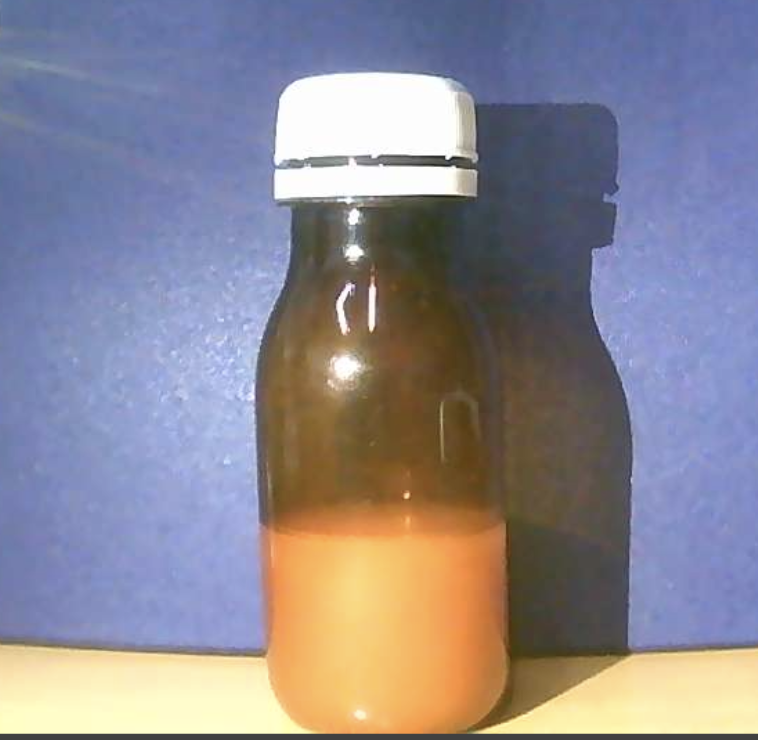
#> input picture images/proris_background.png, 758 x 740 px
$ python threshold_slider.py
#> lines starting #> are read from the running program, lines starting #| are printed output that depends on the picture; after the words box and inside, x2 and y2 are one past the last pixel; in counts of white or black regions, pixels touching at a corner belong together
import cv2

def Tracking(x):
    pass

cv2.namedWindow('Threshold Control')
cv2.createTrackbar('Min', 'Threshold Control', 0, 255, Tracking)

img = cv2.imread("../images/proris_background.png")
#> img is the input picture: shape (740, 758, 3); mean B, G, R 146.7, 135.9, 139.7
img_gray = cv2.cvtColor(img, cv2.COLOR_BGR2GRAY)
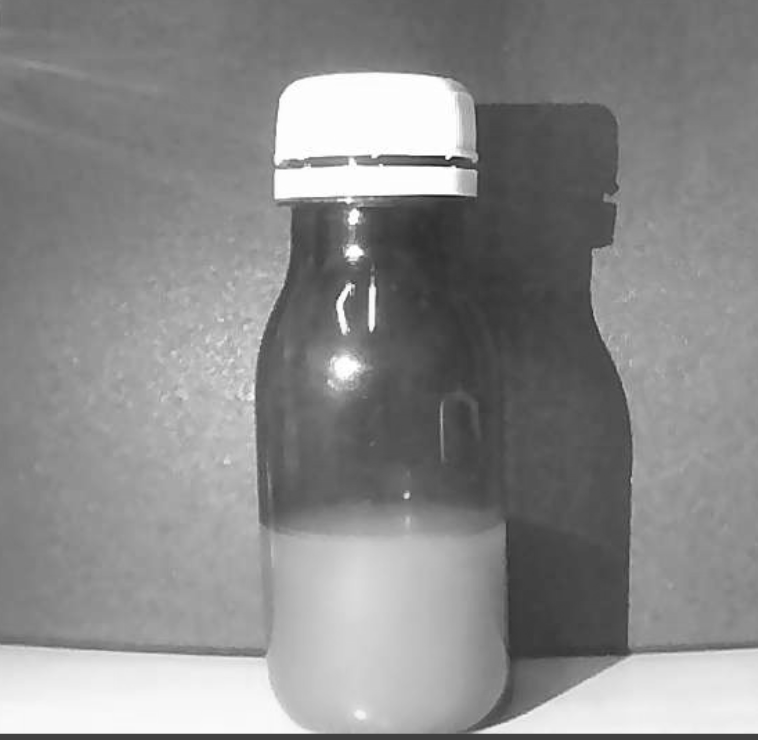
#> img_gray: shape (740, 758); min 26, max 255, mean 138.2

while True:

    thrs_min = cv2.getTrackbarPos('Min', 'Threshold Control')
    ret, thresh = cv2.threshold(img_gray, thrs_min, 255, cv2.THRESH_OTSU)
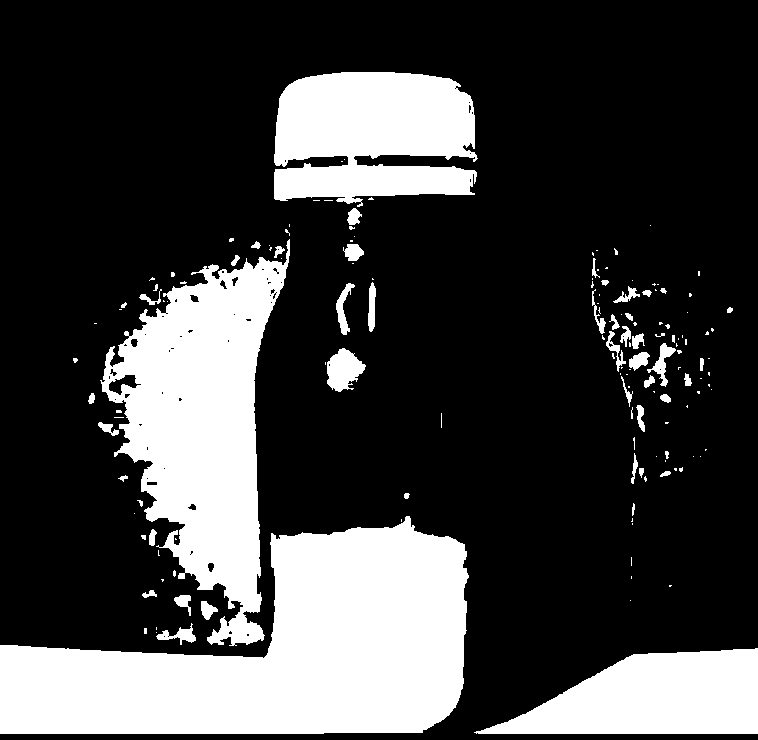
#> thresh: shape (740, 758); 25.6% white; 153 white regions (100 under 20 px), largest, box (x1, y1, x2, y2) and area: (0, 516, 469, 734) 60434, (100, 239, 290, 646) 38019, (274, 72, 478, 207) 21873
#> ret = 160
    cv2.imshow("img_thresh", thresh)

    if cv2.waitKey(1) and 0xFF == ord('q'):
#> (key q is pressed here)
        break

cv2.destroyAllWindows()
